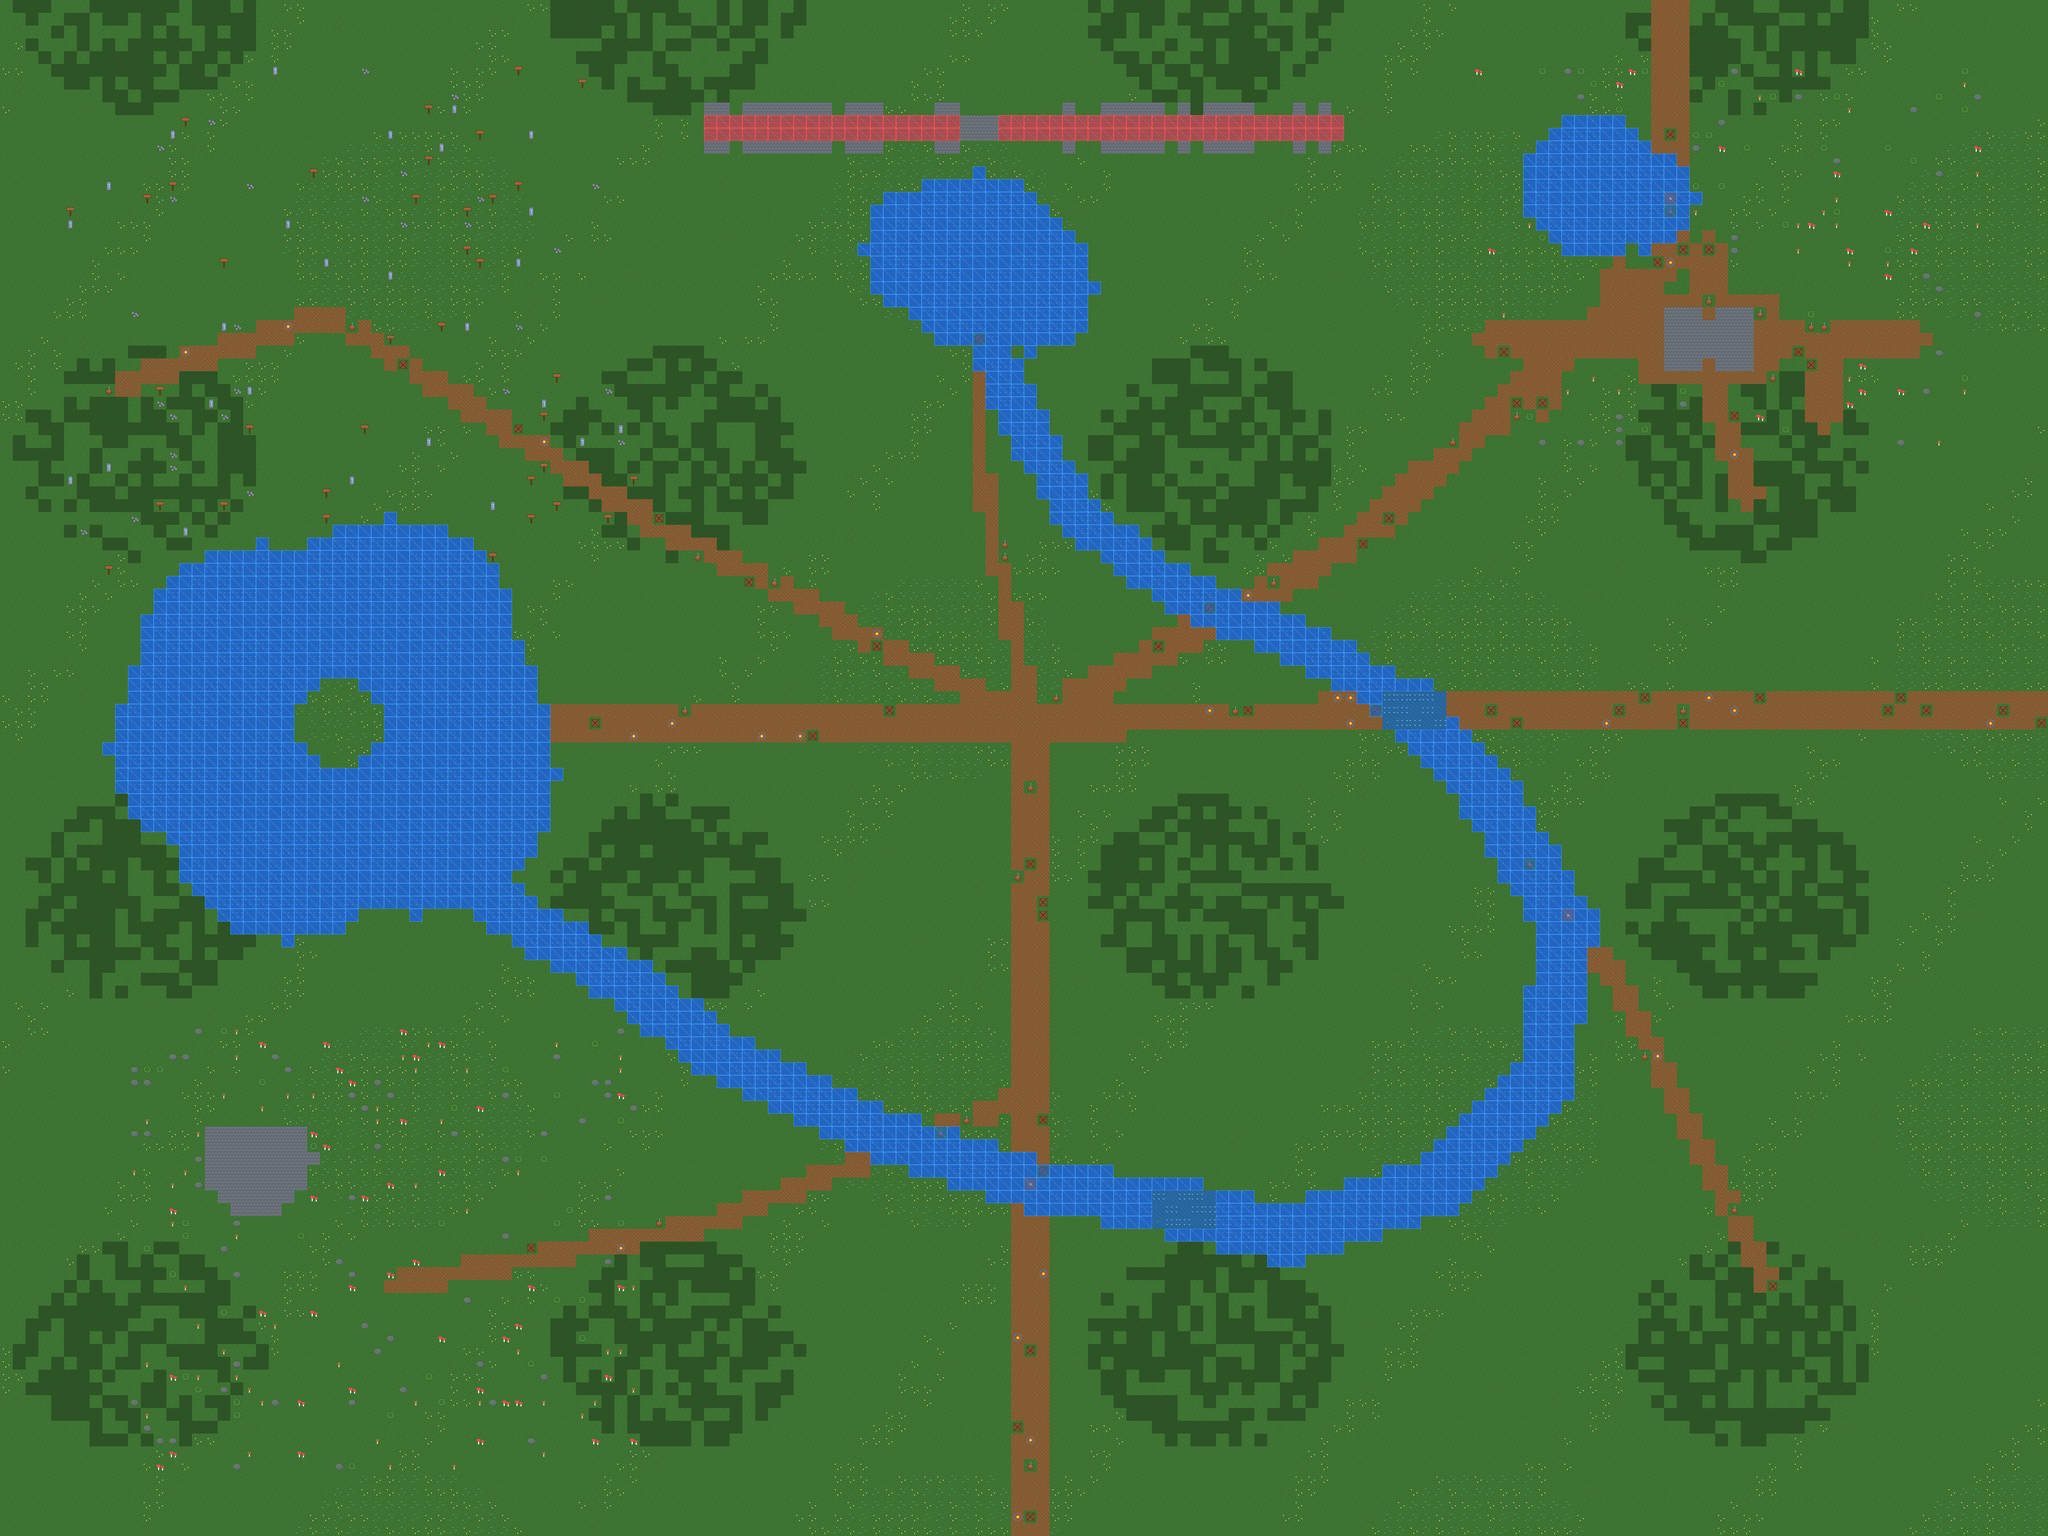

A level layout from a 2D game, rendered from its tile map. Below: a short description, then the map file with tile-grid data replaced by summaries:
An orthogonal 160x120 tile map with 32x32 px tiles, 5 tile layers (Ground, Terrain, Water, Ground Decorations, ...) and 406 objects (49x tree_oak_002, 41x tree_pine_001, 39x tree_pine_002, 37x tree_oak_001, 27x tree_pine_003, ...).

<map version="1.10" tiledversion="1.10.2" orientation="orthogonal" renderorder="right-down" width="160" height="120" tilewidth="32" tileheight="32" infinite="0" nextlayerid="7" nextobjectid="408">
 <tileset firstgid="1" name="forest_tileset" tilewidth="32" tileheight="32" tilecount="64" columns="8">
  <image source="tilesets/forest/forest_tileset.png" width="256" height="256" />
 </tileset>
 <layer id="1" name="Ground" width="160" height="120">
  <data>[19200 cells, 19200 non-empty, 6 distinct tile ids]</data>
 </layer>
 <layer id="2" name="Terrain" width="160" height="120">
  <data>[19200 cells, 1513 non-empty, 4 distinct tile ids]</data>
 </layer>
 <layer id="3" name="Water" width="160" height="120">
  <data>[19200 cells, 1860 non-empty, 4 distinct tile ids]</data>
 </layer>
 <layer id="4" name="Ground Decorations" width="160" height="120">
  <data>[19200 cells, 468 non-empty, 10 distinct tile ids]</data>
 </layer>
 <objectgroup id="5" name="Environmental Objects">
  <object id="1" name="player_spawn" type="spawn" x="256.0" y="960.0" width="32.0" height="32.0" />
  <object id="2" name="Greenwood_General_Store" type="shop_general_001" x="3820.0" y="720.0" width="96.0" height="80.0" />
  <object id="3" name="Greenwood_Blacksmith" type="blacksmith_forge_001" x="3800.0" y="920.0" width="112.0" height="96.0" />
  <object id="4" name="Greenwood_Warehouse" type="storage_warehouse_001" x="3980.0" y="600.0" width="128.0" height="96.0" />
  <object id="5" name="Greenwood_Tool_Shed" type="storage_shed_001" x="4020.0" y="960.0" width="64.0" height="64.0" />
  <object id="6" name="Greenwood_North_Watchtower" type="watchtower_wood_001" x="3660.0" y="820.0" width="64.0" height="112.0" />
  <object id="7" name="Greenwood_Market_Pavilion" type="shop_market_001" x="4180.0" y="840.0" width="96.0" height="80.0" />
  <object id="8" name="Greenwood_Central_Well" type="well_stone_001" x="4280.0" y="780.0" width="48.0" height="48.0" />
  <object id="9" name="Greenwood_Noticeboard" type="sign_noticeboard_001" x="4210.0" y="810.0" width="32.0" height="32.0" />
  <object id="10" name="Greenwood_Road_Sign" type="sign_direction_001" x="4100.0" y="800.0" width="24.0" height="32.0" />
  <object id="11" name="Greenwood_Shop_Sign" type="sign_shop_001" x="3870.0" y="800.0" width="24.0" height="32.0" />
  <object id="12" name="Greenwood_Bench_Square" type="bench_wooden_001" x="4240.0" y="800.0" width="32.0" height="24.0" />
  <object id="13" name="Greenwood_Street_Lamp_1" type="lamp_post_001" x="4140.0" y="760.0" width="24.0" height="48.0" />
  <object id="14" name="Greenwood_Street_Lamp_2" type="lamp_post_001" x="4380.0" y="760.0" width="24.0" height="48.0" />
  <object id="15" name="Greenwood_Street_Lamp_3" type="lamp_post_001" x="4240.0" y="900.0" width="24.0" height="48.0" />
  <object id="16" name="Greenwood_Street_Lamp_4" type="lamp_post_001" x="3750.0" y="820.0" width="24.0" height="48.0" />
  <object id="17" name="Greenwood_Market_Barrels" type="barrel_standard_001" x="4260.0" y="860.0" width="24.0" height="24.0" />
  <object id="18" name="Greenwood_Market_Crates" type="crate_large_001" x="4276.0" y="865.0" width="32.0" height="32.0" />
  <object id="19" name="Greenwood_Town_Hall" type="house_residence_large_001" x="4240.0" y="560.0" width="160.0" height="112.0" />
  <object id="20" name="Greenwood_Bench_Hall" type="bench_stone_001" x="4360.0" y="680.0" width="32.0" height="24.0" />
  <object id="21" name="Greenwood_Town_Hall_Smoke" type="smoke_chimney_anim" x="4350.0" y="520.0" width="16.0" height="32.0" />
  <object id="22" name="Greenwood_Hall_Fence_4180" type="fence_broken_001" x="4180.0" y="690.0" width="32.0" height="32.0" />
  <object id="23" name="Greenwood_Hall_Fence_4212" type="fence_broken_001" x="4212.0" y="690.0" width="32.0" height="32.0" />
  <object id="24" name="Greenwood_Hall_Fence_4244" type="fence_broken_001" x="4244.0" y="690.0" width="32.0" height="32.0" />
  <object id="25" name="Greenwood_Hall_Fence_4276" type="fence_broken_001" x="4276.0" y="690.0" width="32.0" height="32.0" />
  <object id="26" name="Greenwood_Hall_Fence_4308" type="fence_broken_001" x="4308.0" y="690.0" width="32.0" height="32.0" />
  <object id="27" name="Greenwood_Hall_Fence_4340" type="fence_broken_001" x="4340.0" y="690.0" width="32.0" height="32.0" />
  <object id="28" name="Greenwood_Hall_Fence_4372" type="fence_broken_001" x="4372.0" y="690.0" width="32.0" height="32.0" />
  <object id="29" name="Greenwood_Hall_Fence_4404" type="fence_broken_001" x="4404.0" y="690.0" width="32.0" height="32.0" />
  <object id="30" name="Greenwood_Hall_Fence_4436" type="fence_broken_001" x="4436.0" y="690.0" width="32.0" height="32.0" />
  <object id="31" name="Greenwood_Cottage" type="house_cottage_001" x="4460.0" y="720.0" width="96.0" height="80.0" />
  <object id="32" name="Greenwood_Twostory_Residence" type="house_twostory_001" x="4420.0" y="940.0" width="128.0" height="96.0" />
  <object id="33" name="Greenwood_Mason_Cottage" type="house_stone_small_001" x="4620.0" y="740.0" width="80.0" height="80.0" />
  <object id="34" name="Greenwood_Weaver_House" type="house_village_001" x="4640.0" y="940.0" width="96.0" height="80.0" />
  <object id="35" name="Greenwood_Trapper_Cabin" type="cabin_woodland_001" x="4600.0" y="1120.0" width="80.0" height="80.0" />
  <object id="36" name="Greenwood_South_Guard_Post" type="watchtower_stone_001" x="4320.0" y="1140.0" width="64.0" height="128.0" />
  <object id="37" name="Greenwood_Blacksmith_Smoke" type="smoke_chimney_anim" x="3870.0" y="870.0" width="16.0" height="32.0" />
  <object id="38" name="Greenwood_Blacksmith_Fire" type="fire_medium_anim" x="3760.0" y="940.0" width="24.0" height="32.0" />
  <object id="39" name="Greenwood_Res_Fence_4400" type="fence_straight_001" x="4400.0" y="1060.0" width="32.0" height="32.0" />
  <object id="40" name="Greenwood_Res_Fence_4432" type="fence_straight_001" x="4432.0" y="1060.0" width="32.0" height="32.0" />
  <object id="41" name="Greenwood_Res_Fence_4464" type="fence_straight_001" x="4464.0" y="1060.0" width="32.0" height="32.0" />
  <object id="42" name="Greenwood_Res_Fence_4496" type="fence_straight_001" x="4496.0" y="1060.0" width="32.0" height="32.0" />
  <object id="43" name="Greenwood_Res_Fence_4528" type="fence_straight_001" x="4528.0" y="1060.0" width="32.0" height="32.0" />
  <object id="44" name="Greenwood_Res_Fence_4560" type="fence_straight_001" x="4560.0" y="1060.0" width="32.0" height="32.0" />
  <object id="45" name="Greenwood_Res_Fence_4592" type="fence_straight_001" x="4592.0" y="1060.0" width="32.0" height="32.0" />
  <object id="46" name="Greenwood_Res_Fence_4624" type="fence_straight_001" x="4624.0" y="1060.0" width="32.0" height="32.0" />
  <object id="47" name="Greenwood_Res_Fence_4656" type="fence_straight_001" x="4656.0" y="1060.0" width="32.0" height="32.0" />
  <object id="48" name="Greenwood_Res_Fence_4688" type="fence_straight_001" x="4688.0" y="1060.0" width="32.0" height="32.0" />
  <object id="49" name="Riverwood_Shop" type="shop_general_001" x="3450.0" y="1720.0" width="96.0" height="80.0" />
  <object id="50" name="Riverwood_Hunter_Cabin" type="cabin_hunter_001" x="3620.0" y="1700.0" width="96.0" height="80.0" />
  <object id="51" name="Riverwood_Shed" type="storage_shed_001" x="3420.0" y="1840.0" width="64.0" height="64.0" />
  <object id="52" name="Riverwood_Sign" type="sign_direction_001" x="3530.0" y="1750.0" width="24.0" height="32.0" />
  <object id="53" name="Riverwood_Campfire" type="fire_medium_anim" x="3550.0" y="1820.0" width="24.0" height="32.0" />
  <object id="54" name="Riverwood_Bridge_East" type="bridge_wood_001" x="3520.0" y="1760.0" width="64.0" height="48.0" />
  </objectgroup>
 <layer id="6" name="Collision" width="160" height="120">
  <data>[19200 cells, 1924 non-empty, 2 distinct tile ids]</data>
 </layer>
</map>
<!-- 352 of 406 objects omitted -->
